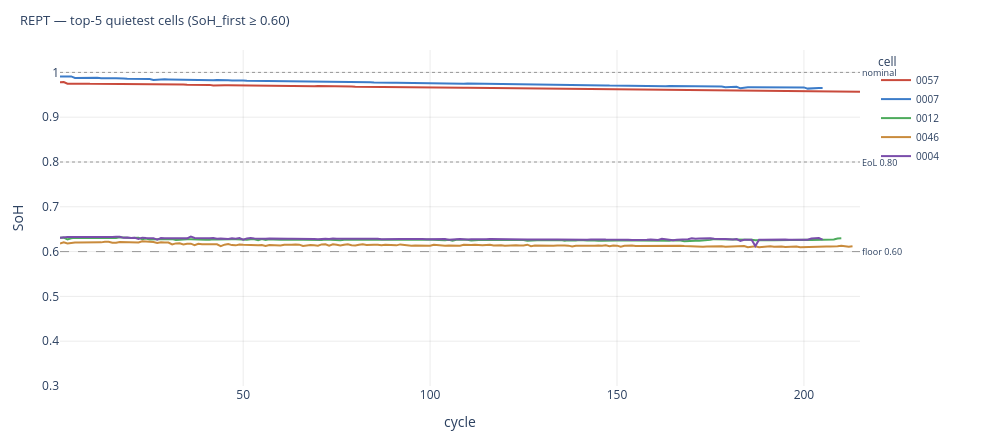
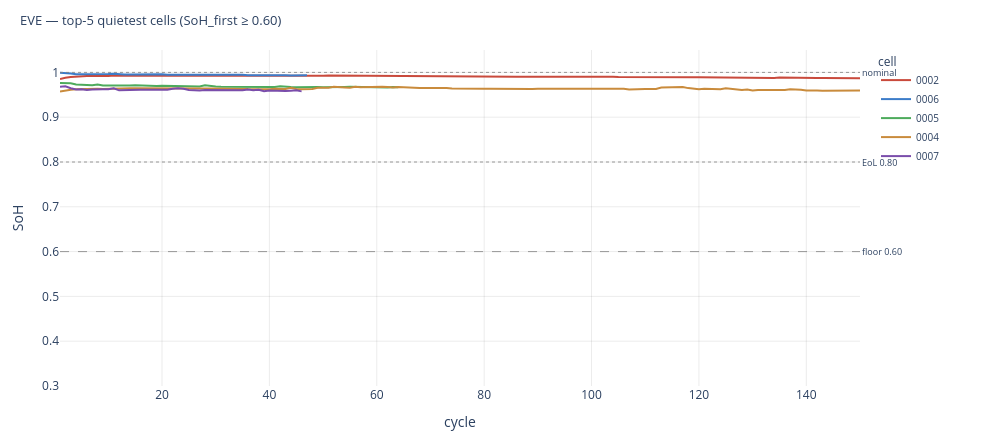

Notebook code cell kept with these figures, in order:
### Code cell
# Plotly overlay of the selected quiet cells, per make
palette = ['#c94a3c', '#3c7cc9', '#4dab5c', '#c98b3c', '#7a4dab']

for make in ['REPT', 'EVE']:
    fig = go.Figure()
    for i, cid in enumerate(CHOSEN[make]):
        df = traces[make][cid]
        fig.add_trace(go.Scatter(
            x=df['cycle'], y=df['soh'],
            mode='lines', name=f'{cid}',
            line=dict(color=palette[i % len(palette)], width=2.0),
            hovertemplate=(
                f'<b>cell {cid}</b><br>cycle %{{x}}<br>SoH %{{y:.3f}}'
                '<extra></extra>'
            ),
        ))
    for y, label, dash in [(1.00, 'nominal', 'dot'),
                            (0.80, 'EoL 0.80', 'dot'),
                            (0.60, 'floor 0.60', 'dash')]:
        fig.add_hline(y=y, line=dict(color='grey', width=0.8, dash=dash),
                       annotation_text=label, annotation_position='right',
                       annotation_font_size=9)
    fig.update_layout(
        title=dict(text=f'{make} — top-5 quietest cells (SoH_first ≥ 0.60)',
                    x=0.02, xanchor='left', font_size=13),
        xaxis=dict(title='cycle', gridcolor='rgba(0,0,0,0.08)'),
        yaxis=dict(title='SoH', range=[0.30, 1.05],
                    gridcolor='rgba(0,0,0,0.08)'),
        legend=dict(orientation='v', x=1.02, y=1.0, title='cell', font_size=10),
        plot_bgcolor='white',
        width=1000, height=440,
        margin=dict(l=60, r=140, t=50, b=40),
    )
    fig.show()

### Figure 1 — Plotly figure (JSON) as saved in the notebook; plotly's stock layout.template omitted (floating-point values rounded to 4 significant figures; data arrays with more than 128 entries replaced by an {"elided": "..."} marker saying what was removed)
{"data": [{"hovertemplate": "<b>cell 0057</b><br>cycle %{x}<br>SoH %{y:.3f}<extra></extra>", "line": {"color": "#c94a3c", "width": 2.0}, "mode": "lines", "name": "0057", "type": "scatter", "x": {"elided": "215 int values"}, "y": {"elided": "215 float values"}}, {"hovertemplate": "<b>cell 0007</b><br>cycle %{x}<br>SoH %{y:.3f}<extra></extra>", "line": {"color": "#3c7cc9", "width": 2.0}, "mode": "lines", "name": "0007", "type": "scatter", "x": {"elided": "205 int values"}, "y": {"elided": "205 float values"}}, {"hovertemplate": "<b>cell 0012</b><br>cycle %{x}<br>SoH %{y:.3f}<extra></extra>", "line": {"color": "#4dab5c", "width": 2.0}, "mode": "lines", "name": "0012", "type": "scatter", "x": {"elided": "210 int values"}, "y": {"elided": "210 float values"}}, {"hovertemplate": "<b>cell 0046</b><br>cycle %{x}<br>SoH %{y:.3f}<extra></extra>", "line": {"color": "#c98b3c", "width": 2.0}, "mode": "lines", "name": "0046", "type": "scatter", "x": {"elided": "213 int values"}, "y": {"elided": "213 float values"}}, {"hovertemplate": "<b>cell 0004</b><br>cycle %{x}<br>SoH %{y:.3f}<extra></extra>", "line": {"color": "#7a4dab", "width": 2.0}, "mode": "lines", "name": "0004", "type": "scatter", "x": {"elided": "205 int values"}, "y": {"elided": "205 float values"}}], "layout": {"annotations": [{"font": {"size": 9}, "showarrow": false, "text": "nominal", "x": 1, "xanchor": "left", "xref": "x domain", "y": 1.0, "yanchor": "middle", "yref": "y"}, {"font": {"size": 9}, "showarrow": false, "text": "EoL 0.80", "x": 1, "xanchor": "left", "xref": "x domain", "y": 0.8, "yanchor": "middle", "yref": "y"}, {"font": {"size": 9}, "showarrow": false, "text": "floor 0.60", "x": 1, "xanchor": "left", "xref": "x domain", "y": 0.6, "yanchor": "middle", "yref": "y"}], "height": 440, "legend": {"font": {"size": 10}, "orientation": "v", "title": {"text": "cell"}, "x": 1.02, "y": 1.0}, "margin": {"b": 40, "l": 60, "r": 140, "t": 50}, "plot_bgcolor": "white", "shapes": [{"line": {"color": "grey", "dash": "dot", "width": 0.8}, "type": "line", "x0": 0, "x1": 1, "xref": "x domain", "y0": 1.0, "y1": 1.0, "yref": "y"}, {"line": {"color": "grey", "dash": "dot", "width": 0.8}, "type": "line", "x0": 0, "x1": 1, "xref": "x domain", "y0": 0.8, "y1": 0.8, "yref": "y"}, {"line": {"color": "grey", "dash": "dash", "width": 0.8}, "type": "line", "x0": 0, "x1": 1, "xref": "x domain", "y0": 0.6, "y1": 0.6, "yref": "y"}], "title": {"font": {"size": 13}, "text": "REPT — top-5 quietest cells (SoH_first ≥ 0.60)", "x": 0.02, "xanchor": "left"}, "width": 1000, "xaxis": {"gridcolor": "rgba(0,0,0,0.08)", "title": {"text": "cycle"}}, "yaxis": {"gridcolor": "rgba(0,0,0,0.08)", "range": [0.3, 1.05], "title": {"text": "SoH"}}}}

### Figure 2 — Plotly figure (JSON) as saved in the notebook; plotly's stock layout.template omitted (floating-point values rounded to 4 significant figures; data arrays with more than 128 entries replaced by an {"elided": "..."} marker saying what was removed)
{"data": [{"hovertemplate": "<b>cell 0002</b><br>cycle %{x}<br>SoH %{y:.3f}<extra></extra>", "line": {"color": "#c94a3c", "width": 2.0}, "mode": "lines", "name": "0002", "type": "scatter", "x": {"elided": "150 int values"}, "y": {"elided": "150 float values"}}, {"hovertemplate": "<b>cell 0006</b><br>cycle %{x}<br>SoH %{y:.3f}<extra></extra>", "line": {"color": "#3c7cc9", "width": 2.0}, "mode": "lines", "name": "0006", "type": "scatter", "x": [1, 2, 3, 4, 5, 6, 7, 8, 9, 10, 11, 12, 13, 14, 15, 16, 17, 18, 19, 20, 21, 22, 23, 24, 25, 26, 27, 28, 29, 30, 31, 32, 33, 34, 35, 36, 37, 38, 39, 40, 41, 42, 43, 44, 45, 46, 47], "y": [0.999, 0.9989, 0.9975, 0.996, 0.9959, 0.9953, 0.9957, 0.996, 0.9958, 0.9962, 0.9968, 0.9956, 0.9952, 0.9954, 0.9956, 0.9957, 0.9955, 0.9956, 0.9954, 0.9958, 0.995, 0.9952, 0.9962, 0.9954, 0.9949, 0.995, 0.9948, 0.9949, 0.9948, 0.9947, 0.9946, 0.9944, 0.9943, 0.9942, 0.9947, 0.9939, 0.9941, 0.9937, 0.994, 0.9946, 0.9944, 0.9934, 0.9935, 0.9928, 0.9931, 0.993, 0.9934]}, {"hovertemplate": "<b>cell 0005</b><br>cycle %{x}<br>SoH %{y:.3f}<extra></extra>", "line": {"color": "#4dab5c", "width": 2.0}, "mode": "lines", "name": "0005", "type": "scatter", "x": [1, 2, 3, 4, 5, 6, 7, 8, 9, 10, 11, 12, 13, 14, 15, 16, 17, 18, 19, 20, 21, 22, 23, 24, 25, 26, 27, 28, 29, 30, 31, 32, 33, 34, 35, 36, 37, 38, 39, 40, 41, 42, 43, 44, 45, 46, 47, 48, 49, 50, 51, 52, 53, 54, 55, 56, 57, 58, 59, 60, 61, 62, 63, 64], "y": [0.9761, 0.9756, 0.9756, 0.9729, 0.9719, 0.972, 0.9716, 0.9731, 0.9706, 0.9709, 0.9706, 0.9703, 0.9705, 0.9705, 0.9715, 0.9708, 0.9696, 0.9696, 0.9697, 0.9699, 0.9697, 0.9695, 0.9696, 0.9692, 0.9687, 0.9681, 0.9685, 0.9711, 0.9694, 0.9686, 0.968, 0.9679, 0.9685, 0.9683, 0.9684, 0.9683, 0.968, 0.9678, 0.9678, 0.9678, 0.9675, 0.969, 0.9675, 0.9674, 0.9671, 0.9676, 0.9671, 0.9674, 0.9676, 0.967, 0.9676, 0.9672, 0.967, 0.9676, 0.9678, 0.9674, 0.9671, 0.9673, 0.9674, 0.9669, 0.9665, 0.9663, 0.9672, 0.9668]}, {"hovertemplate": "<b>cell 0004</b><br>cycle %{x}<br>SoH %{y:.3f}<extra></extra>", "line": {"color": "#c98b3c", "width": 2.0}, "mode": "lines", "name": "0004", "type": "scatter", "x": {"elided": "150 int values"}, "y": {"elided": "150 float values"}}, {"hovertemplate": "<b>cell 0007</b><br>cycle %{x}<br>SoH %{y:.3f}<extra></extra>", "line": {"color": "#7a4dab", "width": 2.0}, "mode": "lines", "name": "0007", "type": "scatter", "x": [1, 2, 3, 4, 5, 6, 7, 8, 9, 10, 11, 12, 13, 14, 15, 16, 17, 18, 19, 20, 21, 22, 23, 24, 25, 26, 27, 28, 29, 30, 31, 32, 33, 34, 35, 36, 37, 38, 39, 40, 41, 42, 43, 44, 45, 46], "y": [0.9677, 0.9689, 0.9647, 0.9618, 0.9622, 0.9605, 0.9621, 0.9629, 0.9623, 0.9624, 0.9644, 0.96, 0.9606, 0.9617, 0.9618, 0.9615, 0.9615, 0.9615, 0.9612, 0.9605, 0.9615, 0.9634, 0.9647, 0.9633, 0.9606, 0.9604, 0.9596, 0.9608, 0.9605, 0.9603, 0.9602, 0.96, 0.9601, 0.9592, 0.9599, 0.9616, 0.9603, 0.9611, 0.9579, 0.9594, 0.9588, 0.9597, 0.9584, 0.9591, 0.9599, 0.9577]}], "layout": {"annotations": [{"font": {"size": 9}, "showarrow": false, "text": "nominal", "x": 1, "xanchor": "left", "xref": "x domain", "y": 1.0, "yanchor": "middle", "yref": "y"}, {"font": {"size": 9}, "showarrow": false, "text": "EoL 0.80", "x": 1, "xanchor": "left", "xref": "x domain", "y": 0.8, "yanchor": "middle", "yref": "y"}, {"font": {"size": 9}, "showarrow": false, "text": "floor 0.60", "x": 1, "xanchor": "left", "xref": "x domain", "y": 0.6, "yanchor": "middle", "yref": "y"}], "height": 440, "legend": {"font": {"size": 10}, "orientation": "v", "title": {"text": "cell"}, "x": 1.02, "y": 1.0}, "margin": {"b": 40, "l": 60, "r": 140, "t": 50}, "plot_bgcolor": "white", "shapes": [{"line": {"color": "grey", "dash": "dot", "width": 0.8}, "type": "line", "x0": 0, "x1": 1, "xref": "x domain", "y0": 1.0, "y1": 1.0, "yref": "y"}, {"line": {"color": "grey", "dash": "dot", "width": 0.8}, "type": "line", "x0": 0, "x1": 1, "xref": "x domain", "y0": 0.8, "y1": 0.8, "yref": "y"}, {"line": {"color": "grey", "dash": "dash", "width": 0.8}, "type": "line", "x0": 0, "x1": 1, "xref": "x domain", "y0": 0.6, "y1": 0.6, "yref": "y"}], "title": {"font": {"size": 13}, "text": "EVE — top-5 quietest cells (SoH_first ≥ 0.60)", "x": 0.02, "xanchor": "left"}, "width": 1000, "xaxis": {"gridcolor": "rgba(0,0,0,0.08)", "title": {"text": "cycle"}}, "yaxis": {"gridcolor": "rgba(0,0,0,0.08)", "range": [0.3, 1.05], "title": {"text": "SoH"}}}}
